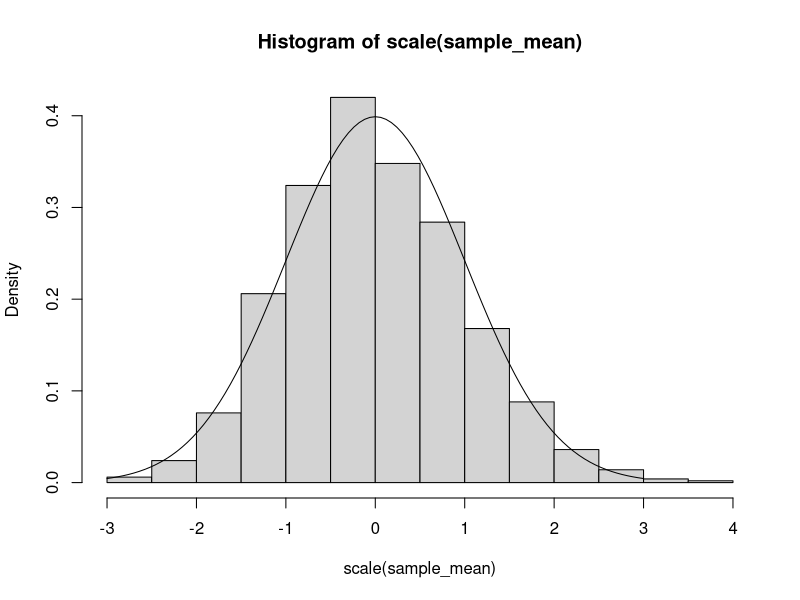

Write the R code that produced this figure.
# R code for Statistical Inference Project

# Calculate the sample mean of an exponential distribution and compare to theoretical mean.

n <-  40
lambda <- .2
sim <- 1000

set.seed(8675309)

sample_mean <- NULL

for(i in 1:sim) sample_mean = c(sample_mean,mean(rexp(n,lambda )))

str(sample_mean)
summary(sample_mean)

theoretical_mean <- 1/lambda

# Calculate the sample variance of an exponential distrobution and compare to theoretical variance

sample_var <- var(sample_mean)
theoretical_var <- ((1/lambda)^2)/n

# graph comparison of sample distribution to normal distribution.

hist(scale(sample_mean), probability=T)  #add some labels and what not
curve(dnorm(x,0,1), -3,3, add=T)